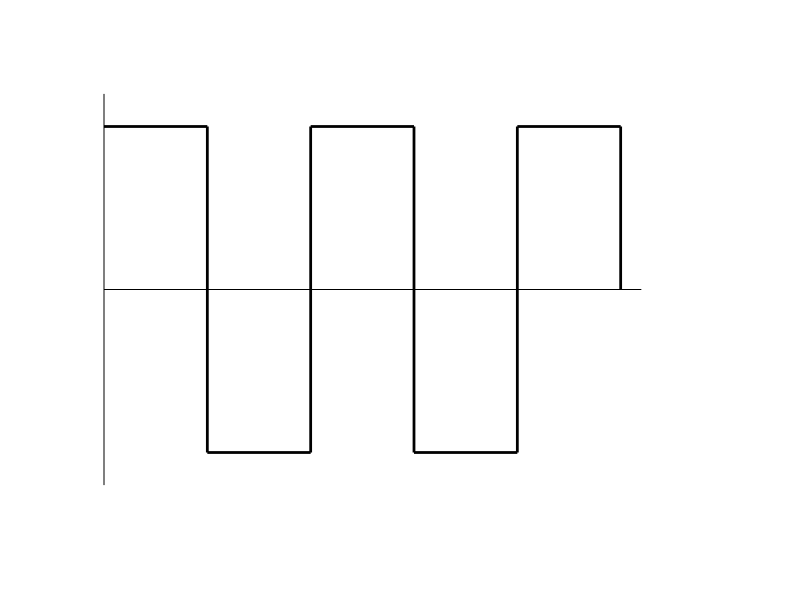
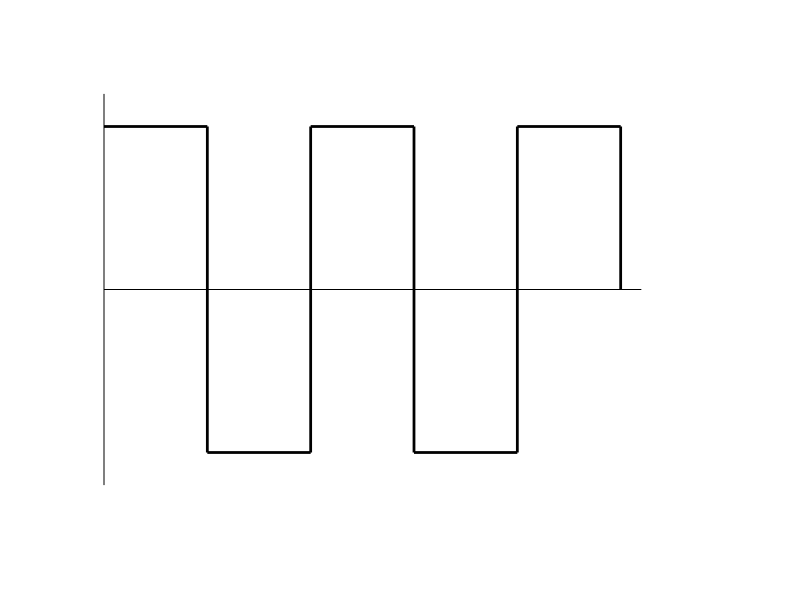

These figures' MATLAB source, in order:
#square wave
clf
hold on

plot([0,1],[1,1],"color","black","linewidth",2)
plot([1,2],[-1,-1],"color","black","linewidth",2)
plot([2,3],[1,1],"color","black","linewidth",2)
plot([3,4],[-1,-1],"color","black","linewidth",2)
plot([4,5],[1,1],"color","black","linewidth",2)

plot([1,1],[1,-1],"color","black","linewidth",2)
plot([2,2],[1,-1],"color","black","linewidth",2)
plot([3,3],[1,-1],"color","black","linewidth",2)
plot([4,4],[1,-1],"color","black","linewidth",2)
plot([5,5],[1,0],"color","black","linewidth",2)

plot([0,5.2],[0,0],"color","black")
plot([0,0],[1.2,-1.2],"color","black")


grid off
axis off

print -demf squareWaveChapterTwoQuestions.emf
print -deps squareWaveChapterTwoQuestions.eps
